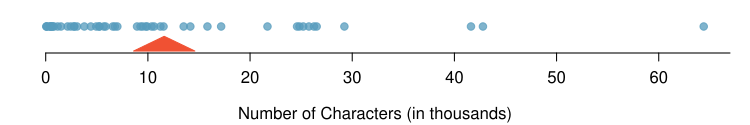

Write R code to recreate this figure.
library(openintro)
data(email50)
data(COL)


source("dotPlotStack.R")
# Quick thought for improved version...
# Write an optimization algorithm that swaps the
# order of two observations in the vector when moving
# one would result in an improved "settling".


myPDF("emailCharactersDotPlot.pdf", 7.5, 1.25,
      mar = c(3.6, 1, 0, 1), las = 1,
      mgp = c(2.5, 0.7, 0), tcl = -0.4)
d <- email50$num_char
dotPlot(d, xlab = 'Number of Characters (in thousands)',
        ylab = '', pch = 20, col = COL[1,2], cex = 1.5,
        ylim = c(0.95, 1.05), axes = FALSE)
axis(1, at = seq(0, 70, 10))
M <- mean(d)
polygon(M + c(-2, 2, 0) * 1.5, c(0.95, 0.95, 0.98),
        border = COL[4], col = COL[4])
dev.off()




set.seed(10)
myPDF("emailCharactersDotPlotStacked.pdf", 5, 2.7,
      mar = c(3.6, 1, 0.5, 1), las = 1,
      mgp = c(2.5, 0.7, 0))
N      <- 35
#stacks <- table(cut(d, seq(0,max(d)+5, length.out=N)))
#edges  <- seq(0,max(d)+5, length.out=N)
radius  <- 1.8
cex     <- 1.5
seed    <- 3
stacks  <- dotPlotStack(d, radius = radius, addDots = FALSE,
                        pch = 19, col = COL[1], cex = 1.25,
                        seed = seed)
plot(0, type = "n",
     xlab = "Number of Characters (in thousands)",
     axes = FALSE, ylab = "", xlim = c(0, 75),
     ylim = c(-1, max(stacks[[1]])))
dotPlotStack(d, radius = radius, pch = 19,
             col = COL[1], cex = cex, seed = seed)
abline(h = 0)
axis(1, at = seq(0, 70, 10))
polygon(M + c(-1.7, 1.7, 0) * 2.5, c(-1.7, -1.7, -0.1),
        border = COL[4], col = COL[4])
dev.off()



myPDF("emailCharactersDotPlotStackedRounded.pdf", 7, 1.4,
      mar = c(3.1, 1, 0, 1), las = 1,
      mgp = c(2, 0.7, 0))
cex  <- 1
tmp  <- table(round(d) + 0.2)
x    <- rep(as.numeric(names(tmp)), tmp)
y    <- unlist((sapply(tmp, function(x) 1:x)))
plot(x, y,
     xlab = "Number of Characters (in thousands)",
     axes = FALSE, ylab = "", xlim = c(0, 70),
     ylim = c(0.5, max(tmp) + 0.5),
     col = COL[1], cex = cex, pch = 19)
abline(h = 0.4)
axis(1, at = seq(0, 80, 10))
dev.off()



myPDF("emailCharactersDotPlotStackedRoundedWithSD.pdf", 7, 1.4,
      mar = c(3.1, 1, 0.5, 1), las = 1,
      mgp = c(2, 0.7, 0))
cex  <- 1
tmp  <- table(round(d) + 0.2)
x    <- rep(as.numeric(names(tmp)), tmp)
y    <- unlist((sapply(tmp, function(x) 1:x)))
plot(x, y, type = "n",
     xlab = "Number of Characters (in thousands)",
     axes = FALSE, ylab = "", xlim = c(0, 70),
     ylim = c(0, max(tmp) + 1))
M <- mean(round(d))
SD <- sd(round(d))
tmp <- rgb(0,0,0,0)
rect(M - 3 * SD, 0, M + 3 * SD, 1000, col = COL[7,4], border = tmp)
rect(M - 2 * SD, 0, M + 2 * SD, 1000, col = COL[7,3], border = tmp)
rect(M - SD, 0, M + SD, 1000, col = COL[7,2], border = tmp)
lines(c(M, M), c(0, 1000), col = COL[6])
points(x, y, col = COL[1], cex = cex, pch = 19)
abline(h = 0)
axis(1, at = seq(0, 80, 10))
dev.off()




myPDF("emailCharactersDotPlotStackedRoundedHist.pdf", 7, 2,
      mar = c(3.1, 1, 0.5, 1), las = 1,
      mgp = c(2, 0.7, 0))
cex  <- 1
tmp  <- table(round(d) + 0.2)
x    <- rep(as.numeric(names(tmp)), tmp)
y    <- unlist((sapply(tmp, function(x) 1:x)))
plot(x, 3 * y - 1.5,
     xlab = "Number of Characters (in thousands)",
     axes = FALSE, ylab = "", xlim = c(0, 70),
     ylim = c(0, 5 * max(tmp)),
     col = COL[1], cex = cex, pch = 19)
histPlot(d, breaks = 15, add = TRUE)
abline(h = 0)
axis(1, at = seq(0, 80, 10))
dev.off()


M
sd(d)
